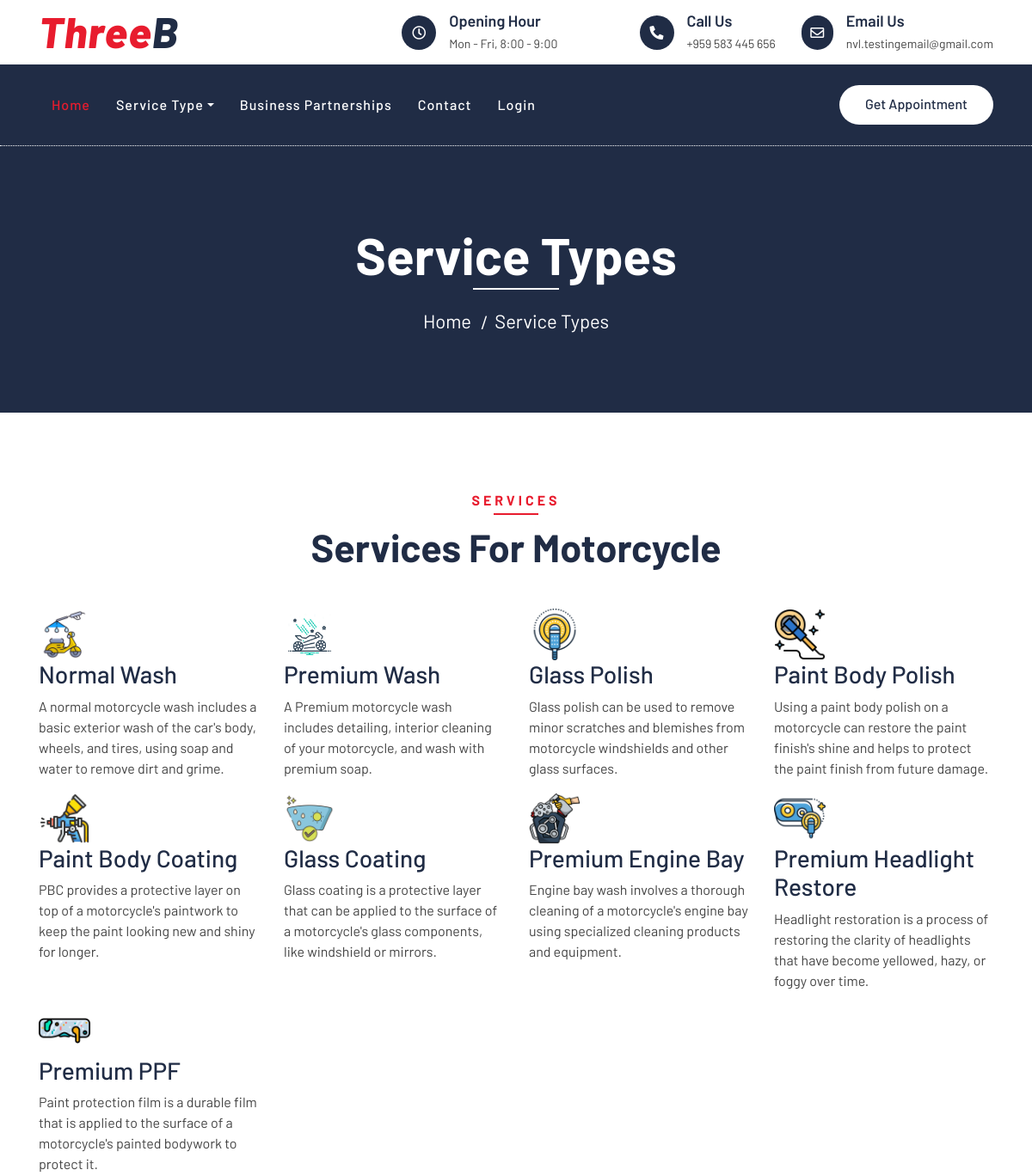
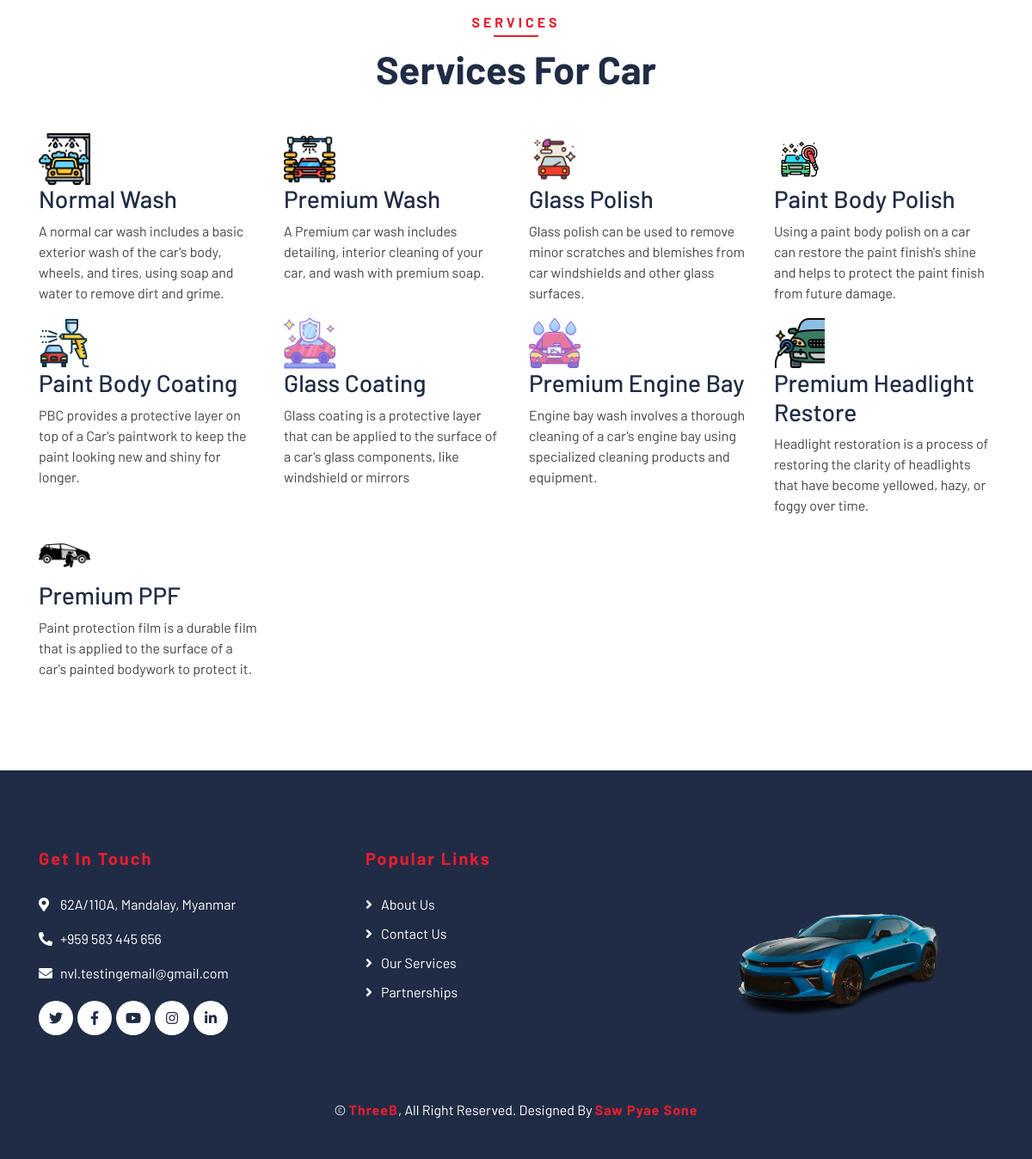
/Home/servicetypes.php, run on the app's committed database (2 pictures, top to bottom).
### tables this page shows
CREATE TABLE `services` (
  `S_ID` int(11) NOT NULL,
  `S_name` varchar(30) DEFAULT NULL,
  `S_image` varchar(40) DEFAULT NULL,
  `S_price` int(11) DEFAULT NULL,
  `S_vehicle` varchar(20) DEFAULT NULL,
  `S_status` varchar(200) DEFAULT NULL,
  `ST_ID` int(11) NOT NULL
);

### Home/servicetypes.php (the view, shortened to what this page needs)
<!DOCTYPE html>
<html lang="en">
    <head>
        <link href="https://stackpath.bootstrapcdn.com/bootstrap/4.4.1/css/bootstrap.min.css" rel="stylesheet">
        <link href="https://cdnjs.cloudflare.com/ajax/libs/font-awesome/5.10.0/css/all.min.css" rel="stylesheet">
        <link href="lib/flaticon/font/flaticon.css" rel="stylesheet">
        <link href="lib/animate/animate.min.css" rel="stylesheet">
        <link href="lib/owlcarousel/assets/owl.carousel.min.css" rel="stylesheet">
        <link href="css/style.css" rel="stylesheet">
    </head>
    <body>
        <?php
            include 'navBar.php';
        ?>
        <div class="page-header">
            <div class="container">
                <div class="row">
                    <div class="col-12">
                        <h2>Service Types</h2>
                    </div>
                    <div class="col-12">
                        <a href="index.php">Home</a>
                        <a href="contact.php">Service Types</a>
                    </div>
                </div>
            </div>
        </div>
        <div class="contact">
            <div class="container">
                <div class="section-header text-center"  id="motocycle">
                    <p>Services</p>
                    <h2>Services For Motorcycle</h2>
                </div>
                <div class="row">
                    <?php
                        include 'connection.php';
                        $sdisplay = "SELECT * FROM services where S_vehicle = 'motocycle'";
                        $run = mysqli_query($connect, $sdisplay);
                        while($fetch=mysqli_fetch_assoc($run))
                        {
                            $img="../Admin/service_img/".$fetch['S_image'];
                    ?>
                    <div class="col-lg-3 col-md-6">
                        <div class="service-item">
                            <img src="<?php echo $img ?>" alt="<?php echo $img ?>"  style="width: 60px; height: 60px;" class="img-fluid" loading="lazy">
                            <h3><?php echo $fetch['S_name'] ?></h3>
                            <p><?php echo $fetch['S_status'] ?></p>
                        </div>
                    </div>
                    <?php
                        }
                    ?>
                </div>
                <div class="section-header text-center" id="car">
                    <p>Services</p>
                    <h2>Services For Car</h2>
                </div>
                <div class="row mt-5">
                    <?php
                        include 'connection.php';
                        $sdisplay = "SELECT * FROM services where S_vehicle = 'car'";
                        $run = mysqli_query($connect, $sdisplay);
                        while($fetch=mysqli_fetch_assoc($run))
                        {
                            $img="../Admin/service_img/".$fetch['S_image'];
                    ?>
                    <div class="col-lg-3 col-md-6">
                        <div class="service-item">
                            <img src="<?php echo $img ?>" alt="<?php echo $img ?>"  style="width: 60px; height: 60px;" class="img-fluid" loading="lazy">
                            <h3><?php echo $fetch['S_name'] ?></h3>
                            <p><?php echo $fetch['S_status'] ?></p>
                        </div>
                    </div>
                    <?php
                        }
                    ?>
                </div>
            </div>
        </div>
        <?php
            include 'footer.php';
        ?>
    </body>
</html>

### Home/navBar.php (shortened to what this page needs)
 <div class="top-bar">
            <div class="container">
                <div class="row align-items-center">
                    <div class="col-lg-4 col-md-12">
                        <div class="logo">
                            <a href="index.php">
                                <h1>Three<span>B</span></h1>
                            </a>
                        </div>
                    </div>
                    <div class="col-lg-8 col-md-7 d-none d-lg-block">
                        <div class="row">
                            <div class="col-4">
                                <div class="top-bar-item">
                                    <div class="top-bar-icon">
                                        <i class="far fa-clock"></i>
                                    </div>
                                    <div class="top-bar-text">
                                        <h3>Opening Hour</h3>
                                        <p>Mon - Fri, 8:00 - 9:00</p>
                                    </div>
                                </div>
                            </div>
                            <div class="col-4">
                                <div class="top-bar-item">
                                    <div class="top-bar-icon">
                                        <i class="fa fa-phone-alt"></i>
                                    </div>
                                    <div class="top-bar-text">
                                        <h3>Call Us</h3>
                                        <p>+959 583 445 656</p>
                                    </div>
                                </div>
                            </div>
                            <div class="col-4">
                                <div class="top-bar-item">
                                    <div class="top-bar-icon">
                                        <i class="far fa-envelope"></i>
                                    </div>
                                    <div class="top-bar-text">
                                        <h3>Email Us</h3>
                                        <p>nvl.testingemail@gmail.com</p>
                                    </div>
                                </div>
                            </div>
                        </div>
                    </div>
                </div>
            </div>
        </div>
<div class="nav-bar">
            <div class="container">
                <nav class="navbar navbar-expand-lg bg-dark navbar-dark">
                    <div class="collapse navbar-collapse justify-content-between" id="navbarCollapse">
                        <div class="navbar-nav mr-auto">
                            <a href="index.php" class="nav-item nav-link active">Home</a>
                            <div class="nav-item dropdown">
                                <a href="servicetypes.php" class="nav-link dropdown-toggle" data-toggle="dropdown">Service Type</a>
                            </div>
                            <a href="Partnership.php" class="nav-item nav-link">Business Partnerships</a>
                            <a href="contact.php" class="nav-item nav-link">Contact</a>
                            <a href="login.php" class="nav-item nav-link">Login</a>
                        </div>
                        <div class="ml-auto">
                            <a class="btn btn-custom" href="login.php">Get Appointment</a>
                        </div>
                    </div>
                </nav>
            </div>
        </div>

### Home/footer.php
<div class="footer">
           <div class="container">
               <div class="row">
                   <div class="col-lg-4 col-md-6">
                       <div class="footer-contact">
                           <h2>Get In Touch</h2>
                           <p><i class="fa fa-map-marker-alt"></i>62A/110A, Mandalay, Myanmar</p>
                           <p><i class="fa fa-phone-alt"></i>+959 583 445 656</p>
                           <p><i class="fa fa-envelope"></i>nvl.testingemail@gmail.com</p>
                           <div class="footer-social">
                               <a class="btn" href="#"><i class="fab fa-twitter"></i></a>
                               <a class="btn" href="https://www.facebook.com/threebdetailingservice"><i class="fab fa-facebook-f"></i></a>
                               <a class="btn" href="#"><i class="fab fa-youtube"></i></a>
                               <a class="btn" href="#"><i class="fab fa-instagram"></i></a>
                               <a class="btn" href="#"><i class="fab fa-linkedin-in"></i></a>
                           </div>
                       </div>
                   </div>
                   <div class="col-lg-4 col-md-6">
                       <div class="footer-link">
                           <h2>Popular Links</h2>
                           <a href="#about_us">About Us</a>
                           <a href="contact.php">Contact Us</a>
                           <a href="servicetypes.php">Our Services</a>
                           <a href="Partnership.php">Partnerships</a>
                       </div>
                   </div>
                   <div class="col-lg-4 col-md-6">
                       <div class="footer-newsletter">
                           <img src="img/footer-removebg-preview.png" alt="footer image" style="max-width: 100%; height: auto; object-fit: cover;">
                       </div>
                   </div>
               </div>
           </div>
           <div class="container copyright">
               <p>&copy; <a href="#">ThreeB</a>, All Right Reserved. Designed By <a href="#">Saw Pyae Sone</a></p>
           </div>
       </div>

### data on the page
services: S_image (picture), S_name "Normal Wash", S_status "A normal motorcycle wash includes a basic exterior wash of the car's body, wheels, and tires, using soap and water to remove dirt and grime."
services: S_image (picture), S_name "Premium Wash", S_status "A Premium motorcycle wash includes detailing, interior cleaning of your motorcycle, and wash with premium soap."
services: S_image (picture), S_name "Glass Polish", S_status "Glass polish can be used to remove minor scratches and blemishes from motorcycle windshields and other glass surfaces."
services: S_image (picture), S_name "Paint Body Polish", S_status "Using a paint body polish on a motorcycle can restore the paint finish's shine and helps to protect the paint finish from future damage."
services: S_image (picture), S_name "Paint Body Coating", S_status "PBC provides a protective layer on top of a motorcycle's paintwork to keep the paint looking new and shiny for longer."
services: S_image (picture), S_name "Glass Coating", S_status "Glass coating is a protective layer that can be applied to the surface of a motorcycle's glass components, like windshield or mirrors."
services: S_image (picture), S_name "Premium Engine Bay", S_status "Engine bay wash involves a thorough cleaning of a motorcycle's engine bay using specialized cleaning products and equipment."
services: S_image (picture), S_name "Premium Headlight Restore", S_status "Headlight restoration is a process of restoring the clarity of headlights that have become yellowed, hazy, or foggy over time."
services: S_image (picture), S_name "Premium PPF", S_status "Paint protection film is a durable film that is applied to the surface of a motorcycle's painted bodywork to protect it."
services: S_image (picture), S_name "Normal Wash", S_status "A normal car wash includes a basic exterior wash of the car's body, wheels, and tires, using soap and water to remove dirt and grime."
services: S_image (picture), S_name "Premium Wash", S_status "A Premium car wash includes detailing, interior cleaning of your car, and wash with premium soap."
services: S_image (picture), S_name "Glass Polish", S_status "Glass polish can be used to remove minor scratches and blemishes from car windshields and other glass surfaces."
services: S_image (picture), S_name "Paint Body Polish", S_status "Using a paint body polish on a car can restore the paint finish's shine and helps to protect the paint finish from future damage."
services: S_image (picture), S_name "Paint Body Coating", S_status "PBC provides a protective layer on top of a Car's paintwork to keep the paint looking new and shiny for longer."
services: S_image (picture), S_name "Glass Coating", S_status "Glass coating is a protective layer that can be applied to the surface of a car's glass components, like windshield or mirrors"
services: S_image (picture), S_name "Premium Engine Bay", S_status "Engine bay wash involves a thorough cleaning of a car's engine bay using specialized cleaning products and equipment."
services: S_image (picture), S_name "Premium Headlight Restore", S_status "Headlight restoration is a process of restoring the clarity of headlights that have become yellowed, hazy, or foggy over time."
services: S_image (picture), S_name "Premium PPF", S_status "Paint protection film is a durable film that is applied to the surface of a car's painted bodywork to protect it."
